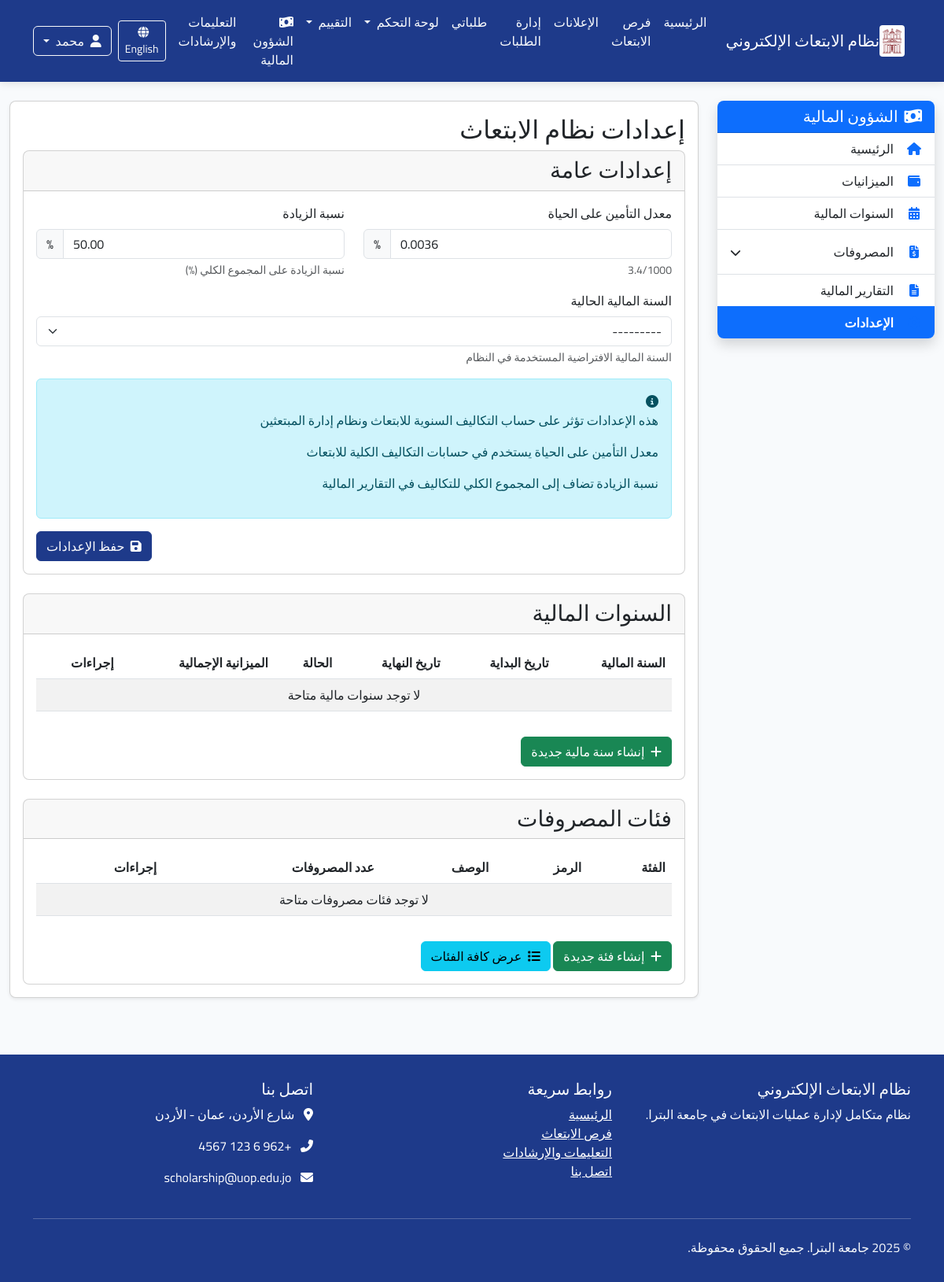
/ar/finance/settings/ (signed in), run on an earlier commit of the app's database.
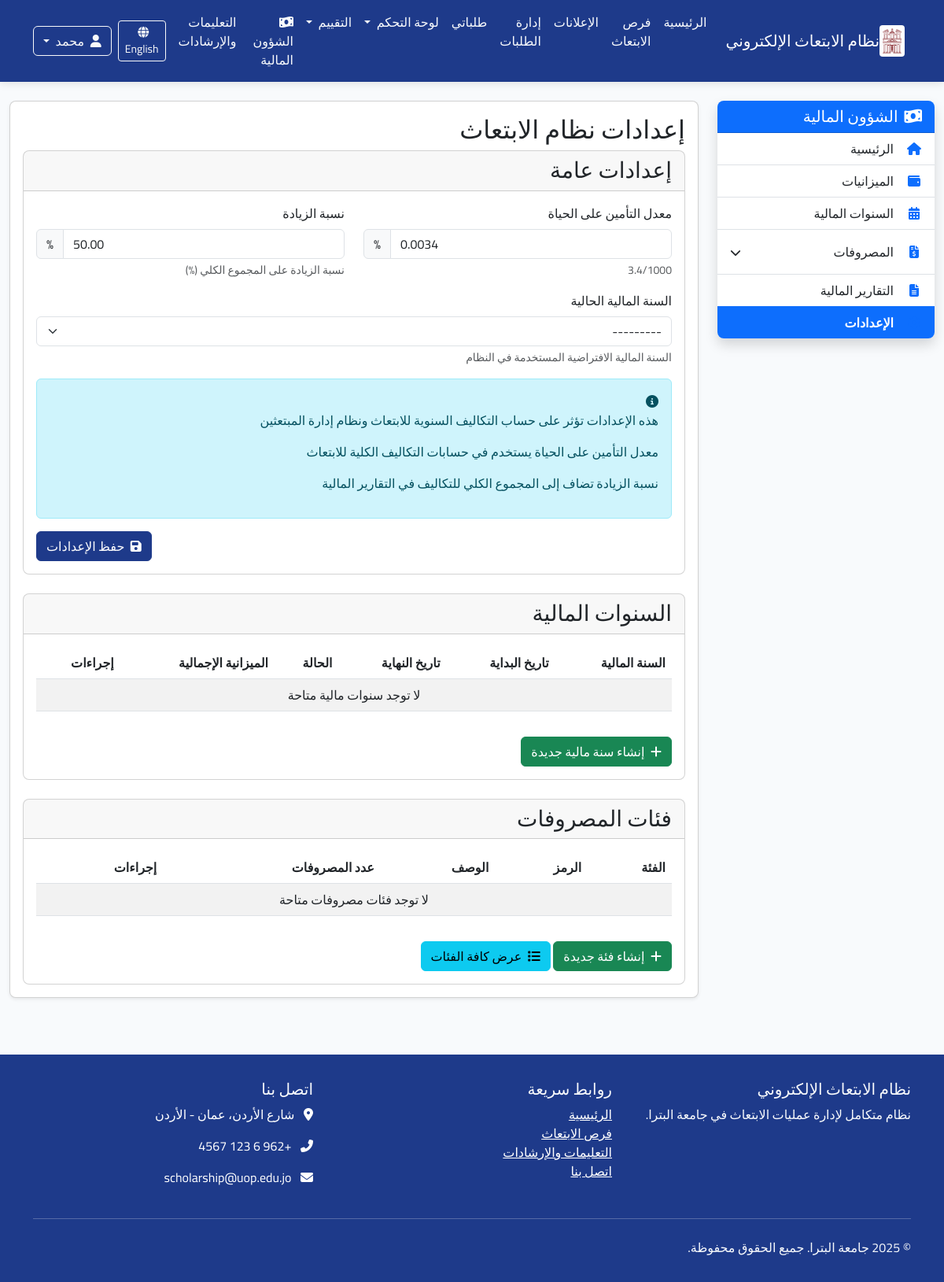
And on a later commit of the database.
### finance/models.py (models this page shows, shortened)
class ScholarshipSettings(models.Model):
    life_insurance_rate = models.DecimalField(_("معدل التأمين على الحياة"), max_digits=6, decimal_places=4,
                                              default=0.0034, help_text=_("3.4/1000"))
    add_percentage = models.DecimalField(_("نسبة الزيادة"), max_digits=5, decimal_places=2,
                                         default=50.0, help_text=_("نسبة الزيادة على المجموع الكلي (%)"))
    current_fiscal_year = models.ForeignKey(FiscalYear, on_delete=models.SET_NULL,
                                            verbose_name=_("السنة المالية الحالية"),
                                            null=True, blank=True)
    class Meta:
        verbose_name = _("إعدادات نظام الابتعاث")
        verbose_name_plural = _("إعدادات نظام الابتعاث")

### finance/views.py (the view)
# urls.py: path('settings/', views.scholarship_settings, name='scholarship_settings'),
@login_required
@permission_required('finance.change_scholarshipsettings', raise_exception=True)
def scholarship_settings(request):
    settings = ScholarshipSettings.objects.first()
    if not settings:
        settings = ScholarshipSettings.objects.create()
    if request.method == 'POST':
        form = ScholarshipSettingsForm(request.POST, instance=settings)
        if form.is_valid():
            form.save()
            messages.success(request, _("تم تحديث الإعدادات بنجاح"))
            return redirect('finance:scholarship_settings')
    else:
        form = ScholarshipSettingsForm(instance=settings)
    context = {
        'form': form,
        'settings': settings,
    }
    return render(request, 'finance/scholarship_settings.html', context)

### finance/forms.py
class ScholarshipSettingsForm(forms.ModelForm):
    class Meta:
        model = ScholarshipSettings
        fields = ['life_insurance_rate', 'add_percentage', 'current_fiscal_year']
    def __init__(self, *args, **kwargs):
        super().__init__(*args, **kwargs)
        self.fields['current_fiscal_year'].queryset = FiscalYear.objects.filter(status='open')

### core/context_processors.py (called while the page is built)
def user_role(request):
    role = 'anonymous'
    if request.user.is_authenticated:
        role = request.user.profile.role
    return {
        'user_role': role
    }

### finance/models.py (called while the page is built)
    def __str__(self):
        return f"السنة المالية {self.year} ({self.get_status_display()})"

### finance/templates/finance/scholarship_settings.html (shortened to what the changed rows need)
{% extends "finance/base.html" %}
{% load static i18n %}
{% block finance_content %}
<div class="settings-container">
    <div class="page-header">
        <h2>{% trans "إعدادات نظام الابتعاث" %}</h2>
    </div>
    <div class="card">
        <div class="card-body">
            <form method="post" class="settings-form">
                <div class="row">
                    <div class="col-md-6 mb-3">
                        <div class="input-group">
                            {{ form.life_insurance_rate }}
                            <span class="input-group-text">%</span>
                        </div>
                    </div>
                    <div class="col-md-6 mb-3">
                        <div class="input-group">
                            {{ form.add_percentage }}
                            <span class="input-group-text">%</span>
                        </div>
                    </div>
                </div>
                <div class="mb-3">
                    <label for="{{ form.current_fiscal_year.id_for_label }}" class="form-label">{{ form.current_fiscal_year.label }}</label>
                    {{ form.current_fiscal_year }}
                    <div class="form-text">{% trans "السنة المالية الافتراضية المستخدمة في النظام" %}</div>
                </div>
            </form>
        </div>
    </div>
    <div class="card mt-4">
        <div class="card-body">
            <div class="table-responsive">
                <table class="table table-striped">
                    <thead>
                        <tr>
                            <th>{% trans "السنة المالية" %}</th>
                            <th>{% trans "تاريخ البداية" %}</th>
                            <th>{% trans "تاريخ النهاية" %}</th>
                            <th>{% trans "الحالة" %}</th>
                            <th>{% trans "الميزانية الإجمالية" %}</th>
                            <th>{% trans "إجراءات" %}</th>
                        </tr>
                    </thead>
                </table>
            </div>
        </div>
    </div>
    <div class="card mt-4">
        <div class="card-body">
            <div class="table-responsive">
                <table class="table table-striped">
                    <thead>
                        <tr>
                            <th>{% trans "الفئة" %}</th>
                            <th>{% trans "الرمز" %}</th>
                            <th>{% trans "الوصف" %}</th>
                            <th>{% trans "عدد المصروفات" %}</th>
                            <th>{% trans "إجراءات" %}</th>
                        </tr>
                    </thead>
                </table>
            </div>
        </div>
    </div>
</div>
{% endblock %}

What changed in the data, as far as the page shows it:
changed ScholarshipSettings: life_insurance_rate "0.0036" → "0.0034"
